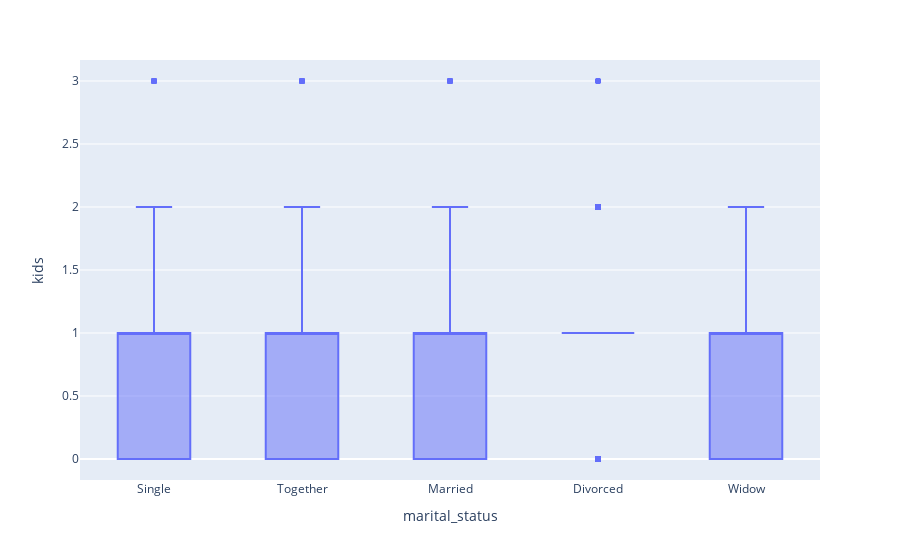

Here is the notebook cell this chart was saved with:
### Markdown cell above
How the data correlates:

- What is the relationship between marital status and number of children? Do married people have more children?
- Do people spend more or less on our platform when they have children?
- Do people with higher salaries spend more?

### Code cell
fig = px.box(df, x='marital_status', y='kids')
fig.write_image('box_plot.png')
img = fig.to_image(format='png')
Image(img)
fig

### Figure 1 — Plotly figure (JSON) as saved in the notebook; plotly's stock layout.template omitted (floating-point values rounded to 4 significant figures; data arrays with more than 128 entries replaced by an {"elided": "..."} marker saying what was removed)
{"data": [{"alignmentgroup": "True", "hovertemplate": "marital_status=%{x}<br>kids=%{y}<extra></extra>", "legendgroup": "", "marker": {"color": "#636efa"}, "name": "", "notched": false, "offsetgroup": "", "orientation": "v", "showlegend": false, "type": "box", "x": {"elided": "2021 str values"}, "x0": " ", "xaxis": "x", "y": {"elided": "2021 int values"}, "y0": " ", "yaxis": "y"}], "layout": {"boxmode": "group", "legend": {"tracegroupgap": 0}, "margin": {"t": 60}, "xaxis": {"anchor": "y", "domain": [0, 1], "title": {"text": "marital_status"}}, "yaxis": {"anchor": "x", "domain": [0, 1], "title": {"text": "kids"}}}}
